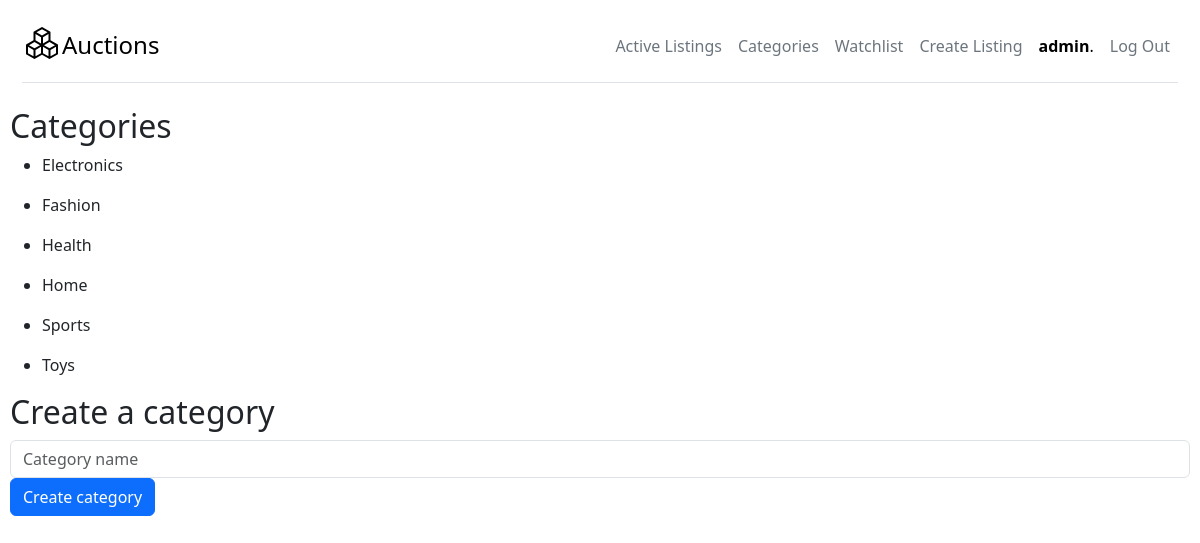
The page /categories (signed in) on the database its author committed.
### auctions/models.py (models this page shows)
class User(AbstractUser):
    def __str__(self):
        return f"{self.username}"

class Category(models.Model):
    name = models.CharField(max_length=64)
    class Meta:
        ordering = ["name"]
    def __str__(self):
        return f"{self.name}"

### auctions/views.py (the view, shortened to what this page needs)
# urls.py: path("categories", views.create_categories, name="categories"),
def create_categories(request):
    if request.method == "GET":
        categories = Category.objects.all()
        return render(request, "auctions/categories.html", {"categories": categories})

### auctions/templates/auctions/categories.html (shortened to what this page needs)
{% extends "auctions/layout.html" %}
{% block body %}
{% if user.is_authenticated %}
<h2>Categories</h2>
{% for category in categories %}
<ul>
    <li>{{ category }}</li>
</ul>
{% endfor %}
<h2>Create a category</h2>
<form action="{% url 'categories' %}" method="POST">
    <div class="form-group">
        <input class="form-control" type="text" name="category" placeholder="Category name">
    </div>
    <input class="btn btn-primary" type="submit" value="Create category">
</form>
{% else %}
<p>You need to <a href="{% url 'login' %}">login</a> or <a href="{% url 'register' %}">register</a></p>
{% endif %}
{% endblock %}

### auctions/templates/auctions/layout.html (shortened to what this page needs)
{% load static %}
<!DOCTYPE html>
<html lang="en">
<head>
    <link href="https://cdn.jsdelivr.net/npm/bootstrap@5.3.0/dist/css/bootstrap.min.css" rel="stylesheet"
>
    <link href="{% static 'auctions/styles.css' %}" rel="stylesheet">
</head>
<body>
    <div class="container-fluid">
        <header
            class="d-flex flex-wrap align-items-center justify-content-center justify-content-md-between py-3 mb-4 border-bottom">
            <div class="col-md-3 mb-2 mb-md-0">
                <a href="/" class="d-inline-flex link-body-emphasis text-decoration-none">
                     <span class="fs-4">Auctions</span>
                </a>
            </div>
            <ul class="nav col-12 col-md-auto mb-2 justify-content-center mb-md-0">
                <li>
                    <a href="{% url 'index' %}" class="nav-link px-2 link-secondary">Active Listings</a>
                </li>
                {% if user.is_authenticated %}
                <li><a href="{% url 'categories' %}" class="nav-link px-2 link-secondary">Categories</a></li>
                <li><a href="{% url 'create' %}" class="nav-link px-2 link-secondary">Watchlist</a></li>
                <li><a href="{% url 'create' %}" class="nav-link px-2 link-secondary">Create Listing</a></li>
                <li><a href="{% url 'user' %}" class="nav-link px-2 link-body-emphasis">
                        <strong>{{ user.username }}</strong>.
                    </a></li>
                <li><a href="{% url 'logout' %}" class="nav-link px-2 link-secondary">Log Out</a></li>
                {% else %}
            </ul>
            <div class="col-md-3 text-end">
                <a class="btn btn-outline-primary me-2" href="{% url 'login' %}" role="button">Log In</a>
                <a class="btn btn-primary" href="{% url 'register' %}" role="button">Register</a>
            </div>
            {% endif %}
        </header>
    </div>
    {% block body %}
    {% endblock %}
</body>
</html>

### auctions/static/auctions/styles.css (style rules this page uses)
body { padding: 10px; }

### rows shown on the page
User: username "admin"
Category: name "Electronics"
Category: name "Fashion"
Category: name "Health"
Category: name "Home"
Category: name "Sports"
Category: name "Toys"
